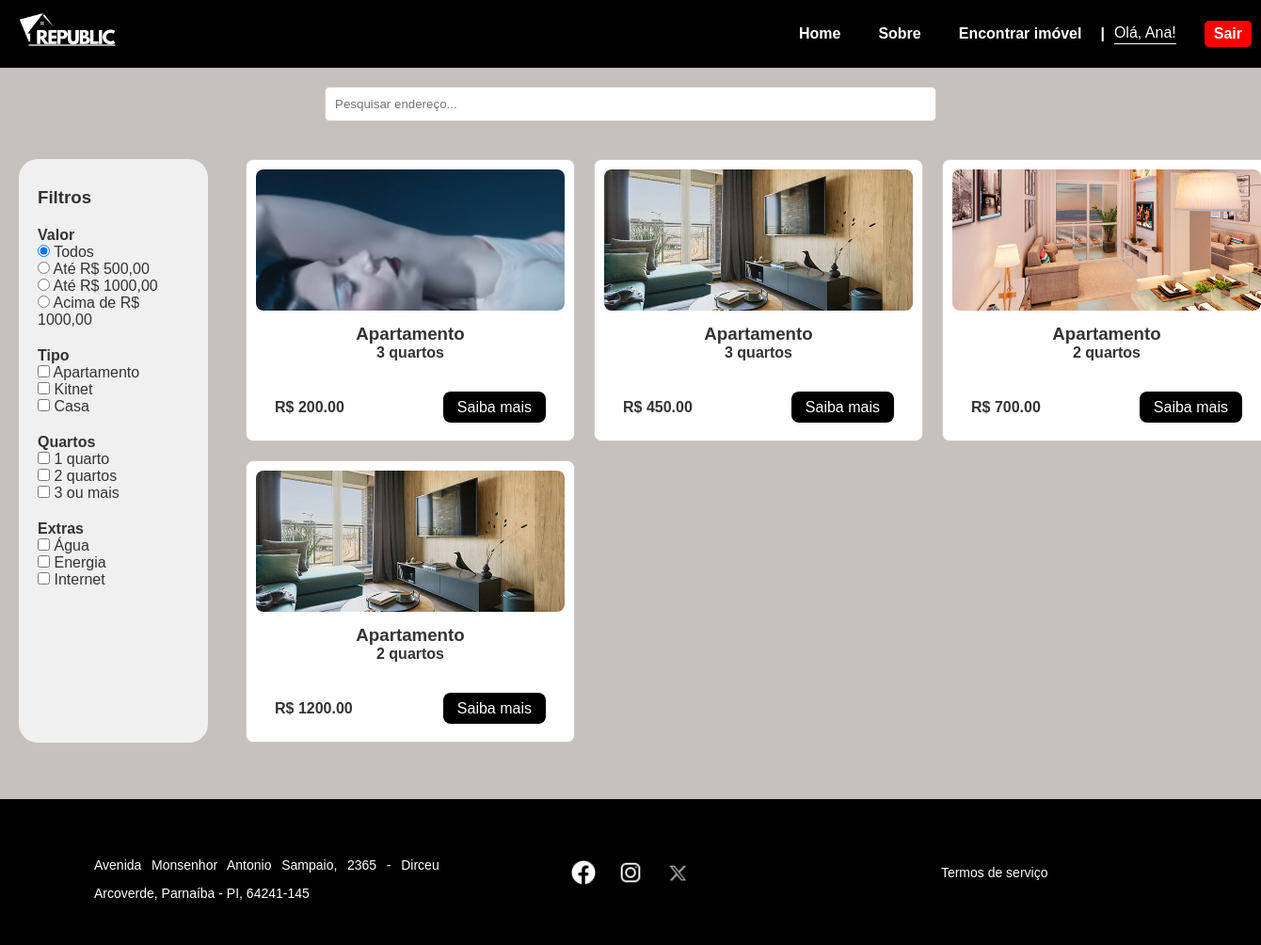
/pesquisa (signed in), run on the app's committed database.
### tables this page shows
CREATE TABLE usuarios (
    id INTEGER PRIMARY KEY AUTOINCREMENT,
    nome TEXT NOT NULL,
    email TEXT NOT NULL UNIQUE,
    senha TEXT NOT NULL,
    celular TEXT NOT NULL
);

CREATE TABLE apartamentos (
    id INTEGER PRIMARY KEY AUTOINCREMENT,
    endereco TEXT,
    bairro TEXT,
    numero TEXT,
    cep TEXT,
    complemento TEXT,
    valor REAL,
    quartos INTEGER,
    banheiros INTEGER,
    inclusos TEXT,
    outros TEXT,
    descricao TEXT,
    imagem TEXT,
    tipo TEXT
, usuario_id INTEGER);

### app.py (the view)
@app.route('/pesquisa')
def pesquisa():
    conn = sqlite3.connect('instance/banco.db')
    cursor = conn.cursor()
    cursor.execute("SELECT id, tipo, quartos, valor, endereco, inclusos, imagem FROM apartamentos")
    rows = cursor.fetchall()
    conn.close()
    apartamentos = []
    for row in rows:
        apt = {
            'id': row[0],
            'tipo': row[1],
            'quartos': row[2],
            'valor': row[3],
            'endereco': row[4],
            'inclusos': row[5].split(',') if row[5] else [],
            'imagens': row[6].split(',') if row[6] else ['default.jpg']
        }
        apartamentos.append(apt)
    return render_template('pesquisa.html', apartamentos=apartamentos)

### app.py (called while the page is built)
def obter_usuario_nome():
    if 'usuario_id' in session:
        conn = sqlite3.connect('instance/banco.db')
        cursor = conn.cursor()
        cursor.execute('SELECT nome FROM usuarios WHERE id = ?', (session['usuario_id'],))
        usuario = cursor.fetchone()
        conn.close()
        if usuario:
            return usuario[0]
    return None

@app.context_processor
def inject_usuario_nome():
    return dict(usuario_nome=obter_usuario_nome())

### templates/pesquisa.html (shortened to what this page needs)
<!DOCTYPE html>
<html lang="pt-BR">
<head>
    <link rel="stylesheet" href="{{ url_for('static', filename='css/style.css') }}">
    <link rel="stylesheet" href="{{ url_for('static', filename='css/pesquisa.css') }}">
</head>
<body>
    <header class="header">
        <div class="logo">
            <a href="{{ url_for('index') }}">
                <img src="{{ url_for('static', filename='img/logo/logo_branca.png') }}" alt="Republic Logo">
            </a>
        </div>
        <nav class="nav">
            <a href="{{ url_for('index') }}">Home</a>
            <a href="{{ url_for('sobre') }}">Sobre</a>
            <a href="{{ url_for('pesquisa') }}">Encontrar imóvel</a>
            {% if usuario_nome %}
                <div class="user-info">
                    <div class="separator">|</div>
                    <span class="saudacao">Olá, {{ usuario_nome }}!</span>
                    <a href="{{ url_for('logout') }}" class="logout-btn">Sair</a>
                </div>
            {% else %}
                <a href="{{ url_for('cadastro') }}">Login / Cadastro</a>
            {% endif %}
        </nav>
    </header>
    <section class="search-bar">
        <input type="text" id="searchInput" placeholder="Pesquisar endereço...">
    </section>
    <main>
        <aside class="filters">
            <h3>Filtros</h3>
            <h4>Valor</h4>
            <label><input type="radio" name="valor" value="todos" checked> Todos</label><br>
            <label><input type="radio" name="valor" value="500"> Até R$ 500,00</label><br>
            <label><input type="radio" name="valor" value="1000"> Até R$ 1000,00</label><br>
            <label><input type="radio" name="valor" value="acima"> Acima de R$ 1000,00</label>
            <h4>Tipo</h4>
            <label><input type="checkbox" name="tipo" value="apartamento"> Apartamento</label><br>
            <label><input type="checkbox" name="tipo" value="kitnet"> Kitnet</label><br>
            <label><input type="checkbox" name="tipo" value="casa"> Casa</label>
            <h4>Quartos</h4>
            <label><input type="checkbox" name="quartos" value="1"> 1 quarto</label><br>
            <label><input type="checkbox" name="quartos" value="2"> 2 quartos</label><br>
            <label><input type="checkbox" name="quartos" value="3"> 3 ou mais</label>
            <h4>Extras</h4>
            <label><input type="checkbox" name="extras" value="agua"> Água</label><br>
            <label><input type="checkbox" name="extras" value="energia"> Energia</label><br>
            <label><input type="checkbox" name="extras" value="internet"> Internet</label>
        </aside>
        <section class="cards" id="cardContainer">
            {% for apt in apartamentos %}
            <div class="card"
                data-tipo="{{ apt.tipo }}"
                data-quartos="{{ apt.quartos }}"
                data-valor="{{ apt.valor }}"
                data-extras="{{ apt.inclusos|join(',') }}"
                data-endereco="{{ apt.endereco }}">
                <div class="imagens-card">
                    {% set primeira_imagem = apt.imagens[0] if apt.imagens else 'default.jpg' %}
                    <img src="{{ url_for('static', filename='img/apts/' ~ primeira_imagem) }}" alt="Imagem do imóvel">
                </div>
                <h3>{{ apt.tipo|capitalize }}</h3>
                <p>{{ apt.quartos }} quarto{{ 's' if apt.quartos > 1 }}</p>
                <div class="card-footer">
                    <p class="preco">R$ {{ "%.2f"|format(apt.valor|float) }}</p>
                    <div class="botao">
                        <a href="{{ url_for('detalhes_apartamento', id=apt.id) }}">Saiba mais</a>
                    </div>
                </div>
            </div>
            {% endfor %}
        </section>
    </main>
    <footer class="footer">
        <div class="footer-content">
            <div class="container text-center">
                <div class="row">
                    <div class="col">
                        <p>Avenida Monsenhor Antonio Sampaio, 2365 - Dirceu Arcoverde, Parnaíba - PI, 64241-145</p>
                    </div>
                    <div class="col">
                        <div class="socials">
                            <a href="#"><img src="{{ url_for('static', filename='img/socials/facebook.png') }}" alt="Facebook"></a>
                            <a href="#"><img src="{{ url_for('static', filename='img/socials/ig.png') }}" alt="Instagram"></a>
                            <a href="#"><img src="{{ url_for('static', filename='img/socials/x.webp') }}" alt="X"></a>
                        </div>
                    </div>
                    <div class="col">
                        <a href="{{ url_for('termos') }}">Termos de serviço</a>
                    </div>
                </div>
            </div>
        </div>
    </footer>
</body>
</html>

### static/css/style.css (style rules this page uses)
* { margin: 0; padding: 0; box-sizing: border-box; }
body { font-family: Arial, sans-serif; background-color: #c6c1bd; color: #333; }
.nav { display: flex; align-items: center; gap: 20px; }
.user-info { display: flex; align-items: center; gap: 10px; }
.separator { color: white; font-weight: bold; }
.saudacao { color: white; border-bottom: 1px solid white; padding-bottom: 2px; }
.logout-btn { background-color: red; color: white; padding: 5px 10px; border-radius: 5px; text-decoration: none; font-weight: bold; transition: background-color 0.3s; }
.header { background: rgb(0, 0, 0); display: flex; align-items: center; justify-content: space-between; padding: 10px; }
.logo img { width: 120px; }
.nav a { color: white; text-decoration: none; margin-left: 20px; font-weight: bold; }
.container { padding: 30px 50px; }
.container p { text-align: justify; line-height: 30px; margin-top: 15px; }
.card { background-color: rgba(255, 255, 255, 0.849); padding: 20px; border-radius: 10px; width: 300px; height: 250px; }
.card img { width: 50px; height: 50px; margin-top: 25%; margin-bottom: 10px; }
.card p { font-size: 16px; font-weight: bold; }
.footer { background-color: black; color: white; padding: 30px 0; font-size: 14px; }
.footer-content .container { max-width: 1200px; margin: 0 auto; padding: 0 20px; }
.footer-content .row { display: flex; justify-content: space-between; align-items: center; flex-wrap: wrap; text-align: center; }
.footer-content .col { flex: 1; padding: 10px; }
.footer-content .socials a img { width: 30px; margin: 0 8px; vertical-align: middle; }
.footer-content a { color: white; text-decoration: none; }

### static/css/pesquisa.css (style rules this page uses)
.search-bar { margin: 20px; text-align: center; }
.search-bar input { padding: 10px; width: 50%; border-radius: 5px; border: 1px solid #ccc; }
main { display: flex; }
.filters { width: 15%; padding: 20px; background: #f0f0f0; margin: 20px; border-radius: 20px; }
.filters h3 { margin-top: 10px; }
.filters h4 { margin-top: 20px; }
.cards { width: 80%; padding: 20px; display: grid; grid-template-columns: repeat(3, 1fr); gap: 20px; }
.cards .card { width: 350px; height: 300px; background: white; border: 1px solid #ccc; padding: 10px; border-radius: 8px; text-align: center; display: flex; flex-direction: column; justify-content: space-between; }
.card img { width: 100%; height: 150px; object-fit: cover; border-radius: 8px; margin-top: 0; }
.card-footer { display: flex; justify-content: space-between; align-items: center; margin-top: 20px; width: 100%; padding: 20px; }
.preco { font-weight: bold; font-size: 1.2em; text-align: left; flex: 1; }
.botao { text-align: right; }
.botao a { background-color: black; color: white; padding: 8px 15px; text-decoration: none; border-radius: 8px; }
footer { background: black; color: white; padding: 20px; margin-top: 40px; }

### data on the page
usuarios: nome "Ana"
apartamentos: imagem (picture), tipo "Apartamento", quartos "3", quartos "s", valor "200.00"
apartamentos: tipo "Apartamento", quartos "3", quartos "s", valor "450.00"
apartamentos: imagem (picture), tipo "Apartamento", quartos "2", quartos "s", valor "700.00"
apartamentos: tipo "Apartamento", quartos "2", quartos "s", valor "1200.00"
